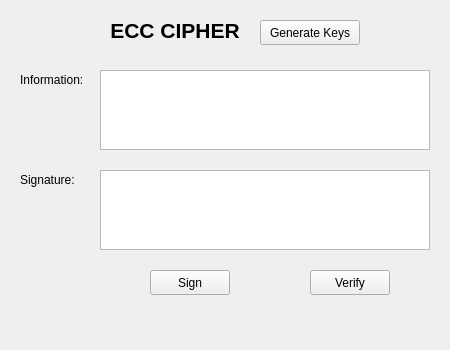
<?xml version="1.0" encoding="UTF-8"?>
<ui version="4.0">
 <class>MainWindow</class>
 <widget class="QMainWindow" name="MainWindow">
  <property name="geometry">
   <rect>
    <x>0</x>
    <y>0</y>
    <width>450</width>
    <height>350</height>
   </rect>
  </property>
  <property name="windowTitle">
   <string>ECC Cipher</string>
  </property>
  <widget class="QWidget" name="centralwidget">
   <widget class="QLabel" name="label_title">
    <property name="geometry">
     <rect>
      <x>100</x>
      <y>10</y>
      <width>150</width>
      <height>40</height>
     </rect>
    </property>
    <property name="font">
     <font>
      <pointsize>16</pointsize>
      <weight>75</weight>
      <bold>true</bold>
     </font>
    </property>
    <property name="text">
     <string>ECC CIPHER</string>
    </property>
    <property name="alignment">
     <set>Qt::AlignCenter</set>
    </property>
   </widget>
   <widget class="QPushButton" name="btn_gen_keys">
    <property name="geometry">
     <rect>
      <x>260</x>
      <y>20</y>
      <width>100</width>
      <height>25</height>
     </rect>
    </property>
    <property name="text">
     <string>Generate Keys</string>
    </property>
   </widget>
   <widget class="QLabel" name="label_info">
    <property name="geometry">
     <rect>
      <x>20</x>
      <y>70</y>
      <width>80</width>
      <height>20</height>
     </rect>
    </property>
    <property name="text">
     <string>Information:</string>
    </property>
   </widget>
   <widget class="QPlainTextEdit" name="txt_info">
    <property name="geometry">
     <rect>
      <x>100</x>
      <y>70</y>
      <width>330</width>
      <height>80</height>
     </rect>
    </property>
   </widget>
   <widget class="QLabel" name="label_sign">
    <property name="geometry">
     <rect>
      <x>20</x>
      <y>170</y>
      <width>70</width>
      <height>20</height>
     </rect>
    </property>
    <property name="text">
     <string>Signature:</string>
    </property>
   </widget>
   <widget class="QPlainTextEdit" name="txt_sign">
    <property name="geometry">
     <rect>
      <x>100</x>
      <y>170</y>
      <width>330</width>
      <height>80</height>
     </rect>
    </property>
   </widget>
   <widget class="QPushButton" name="btn_sign">
    <property name="geometry">
     <rect>
      <x>150</x>
      <y>270</y>
      <width>80</width>
      <height>25</height>
     </rect>
    </property>
    <property name="text">
     <string>Sign</string>
    </property>
   </widget>
   <widget class="QPushButton" name="btn_verify">
    <property name="geometry">
     <rect>
      <x>310</x>
      <y>270</y>
      <width>80</width>
      <height>25</height>
     </rect>
    </property>
    <property name="text">
     <string>Verify</string>
    </property>
   </widget>
  </widget>
 </widget>
 <resources/>
 <connections/>
</ui>
